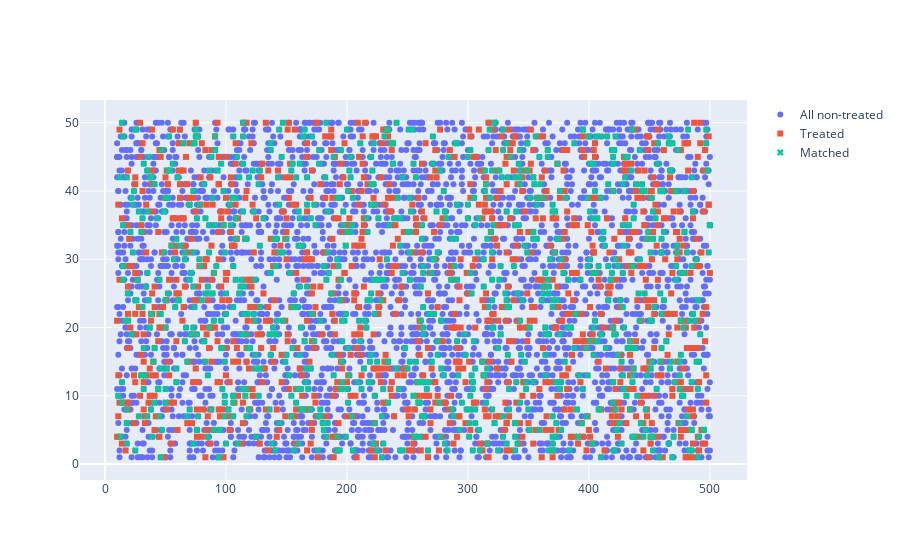

Notebook code cell kept with this figure:
### Markdown cell above
## Ploting the pairs

### Code cell
import plotly.graph_objects as go


fig = go.Figure()

# Add traces
fig.add_trace(go.Scatter(x=population_1['spend_1m'], y=population_1['visit_6m'],
                    mode='markers',
                    name='All non-treated',hovertext=population_1.index))
fig.add_trace(go.Scatter(x=test['spend_1m'], y=test['visit_6m'],
                    mode='markers',hovertext=test.index,
                    name='Treated',marker_symbol='square'))

fig.add_trace(go.Scatter(x=matched_df['spend_1m'], y=matched_df['visit_6m'],
                    mode='markers',hovertext=matched_df.index,
                    name='Matched',marker_symbol='x'))

fig.show()

### Figure 1 — Plotly figure (JSON) as saved in the notebook; plotly's stock layout.template omitted (floating-point values rounded to 4 significant figures; data arrays with more than 128 entries replaced by an {"elided": "..."} marker saying what was removed)
{"data": [{"hovertext": {"elided": "3999 int values"}, "mode": "markers", "name": "All non-treated", "type": "scatter", "x": {"elided": "3999 int values"}, "y": {"elided": "3999 int values"}}, {"hovertext": {"elided": "1000 int values"}, "marker": {"symbol": "square"}, "mode": "markers", "name": "Treated", "type": "scatter", "x": {"elided": "1000 int values"}, "y": {"elided": "1000 int values"}}, {"hovertext": {"elided": "1000 int values"}, "marker": {"symbol": "x"}, "mode": "markers", "name": "Matched", "type": "scatter", "x": {"elided": "1000 int values"}, "y": {"elided": "1000 int values"}}], "layout": {"autosize": true, "xaxis": {"autorange": true, "range": [-20.37, 530.4], "type": "linear"}, "yaxis": {"autorange": true, "range": [-3.044, 54.04], "type": "linear"}}}
